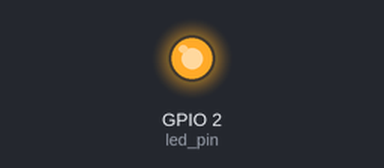
Bench run of a sketch on a simulated ESP32. On the bench: output pins drawn as LEDs (lit = HIGH).

Above: at 0.16 s.
At 1.7 s:
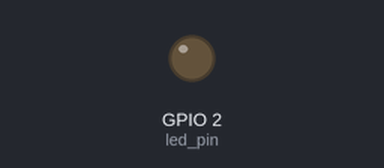
Timing chart, 0 to 3.0 s (numbered marks = the images above):
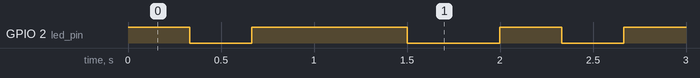

Measured:
- by itself, GPIO 2 (led_pin): LOW → HIGH at 0.00 s, → LOW 0.33 s later, → HIGH 0.33 s later, → LOW 0.83 s later, … (383 changes in this stretch)
- by itself, everything shown: repeats every 2.0 s, in 6 steps

The sketch:

part2_blink.ino
```cpp
// Use only core 1 for demo purposes
#if CONFIG_FREERTOS_UNICORE
static const BaseType_t app_cpu = 0;
#else
static const BaseType_t app_cpu = 1;
#endif

// Pins
static const int led_pin = 2;

// LED Rates
static const int rate_1 = 500; // [ms]
static const int rate_2 = 333; // [ms]

// Out task: blink an LED
void toggleLED_1(void *parameter) {
  while(1) {
    digitalWrite(led_pin, HIGH);
    vTaskDelay(rate_1 / portTICK_PERIOD_MS); // hardware tick: normally 1 for 1 ms
    digitalWrite(led_pin, LOW);
    vTaskDelay(rate_1 / portTICK_PERIOD_MS); // 500 ms
  }
}

void toggleLED_2(void *parameter) {
  while(1) {
    digitalWrite(led_pin, HIGH);
    vTaskDelay(rate_2 / portTICK_PERIOD_MS); // hardware tick: normally 1 for 1 ms
    digitalWrite(led_pin, LOW);
    vTaskDelay(rate_2 / portTICK_PERIOD_MS); // 500 ms
  }
}

void setup() {
  // put your setup code here, to run once:
  // configure pin
  pinMode(led_pin, OUTPUT);

  // Task to run forever
  xTaskCreatePinnedToCore(    // Use xTaskCreate() in Vanilla FreeRTOS
    toggleLED_1,              // Function to be called
    "Toggle 1",               // Name of task
    1024,                     // Stack size (bytes in ESP32, words in FreeRTOS)
    NULL,                     // Parameter to pass to function
    1,                        // Task priortiy (0 to configMax_PRIORITIES - 1)
    NULL,                     // Task handle, to be used in another task
    app_cpu);                 // CPU core -> Run on one core for demo purposes (ESP32 only)

  xTaskCreatePinnedToCore(    // Use xTaskCreate() in Vanilla FreeRTOS
    toggleLED_2,              // Function to be called
    "Toggle 2",               // Name of task
    1024,                     // Stack size (bytes in ESP32, words in FreeRTOS)
    NULL,                     // Parameter to pass to function
    1,                        // Task priortiy (0 to configMax_PRIORITIES - 2)
    NULL,                     // Task handle, to be used in another task
    app_cpu);                 // CPU core -> Run on one core for demo purposes (ESP32 only)

 // If this was Vanilla FreeRTOS, call vTaskStartScheduler() in main after setting up tasks
}

void loop() {
  // put your main code here, to run repeatedly:

}
```
